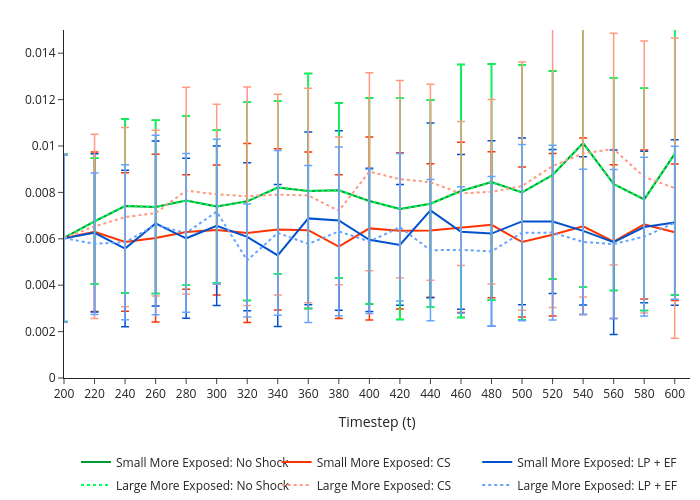

Notebook code cell kept with this figure:
### Code cell
fig1 = build_macro_snapshot_metric_figure(
    scenarios=SCENARIOS,
    metric="baddebt_b_over_GDP",
    metric_label='',
    snap_ts=np.arange(200, 620, 20),
    title='baddebt_b_over_GDP',
    line_type='lines',
    ncol_legend=3,
    ymin=0,
    ymax=0.015,
    CI_type='error_bar',
    pdf_pages=PDF_PAGES,
    pdf_path=OUTPUT / "baddebt_line.pdf",
)
fig1

### Figure 1 — Plotly figure (JSON) as saved in the notebook; plotly's stock layout.template omitted (floating-point values rounded to 4 significant figures)
{"data": [{"error_y": {"array": [0.0036, 0.002715, 0.003751, 0.003733, 0.003654, 0.003288, 0.004273, 0.003719, 0.005066, 0.00377, 0.00444, 0.004773, 0.004461, 0.005449, 0.005093, 0.005499, 0.004482, 0.006217, 0.004584, 0.004794, 0.006082], "color": "#009933", "thickness": 1.5, "type": "data", "visible": true, "width": 4}, "legendgroup": "Small More Exposed: No Shock", "line": {"color": "#009933", "dash": "solid", "width": 2}, "marker": {"color": "#009933", "line": {"color": "#009933", "width": 1}, "size": 8, "symbol": "circle"}, "mode": "lines", "name": "Small More Exposed: No Shock", "showlegend": true, "type": "scatter", "x": [200, 220, 240, 260, 280, 300, 320, 340, 360, 380, 400, 420, 440, 460, 480, 500, 520, 540, 560, 580, 600], "y": [0.006036, 0.006752, 0.007412, 0.007372, 0.007648, 0.007392, 0.007614, 0.008212, 0.008062, 0.008088, 0.007632, 0.00729, 0.00751, 0.00806, 0.008444, 0.007998, 0.00875, 0.01013, 0.00836, 0.0077, 0.00966]}, {"error_y": {"array": [0.003602, 0.003441, 0.002982, 0.003616, 0.002468, 0.002804, 0.003859, 0.003475, 0.003372, 0.003095, 0.003944, 0.003369, 0.002878, 0.003667, 0.003149, 0.003235, 0.003504, 0.003807, 0.003311, 0.00321, 0.002937], "color": "#ff3300", "thickness": 1.5, "type": "data", "visible": true, "width": 4}, "legendgroup": "Small More Exposed: CS", "line": {"color": "#ff3300", "dash": "solid", "width": 2}, "marker": {"color": "#ff3300", "line": {"color": "#ff3300", "width": 1}, "size": 8, "symbol": "circle"}, "mode": "lines", "name": "Small More Exposed: CS", "showlegend": true, "type": "scatter", "x": [200, 220, 240, 260, 280, 300, 320, 340, 360, 380, 400, 420, 440, 460, 480, 500, 520, 540, 560, 580, 600], "y": [0.006027, 0.006306, 0.005861, 0.006033, 0.006296, 0.00638, 0.006254, 0.006405, 0.006371, 0.005661, 0.006449, 0.006345, 0.006361, 0.006493, 0.006605, 0.005859, 0.006173, 0.006541, 0.005876, 0.006619, 0.006283]}, {"error_y": {"array": [0.003602, 0.003414, 0.003375, 0.003556, 0.003449, 0.003439, 0.003191, 0.003059, 0.003723, 0.003868, 0.003085, 0.002606, 0.003769, 0.003333, 0.003996, 0.003595, 0.003103, 0.003195, 0.003972, 0.003265, 0.003568], "color": "#0052cc", "thickness": 1.5, "type": "data", "visible": true, "width": 4}, "legendgroup": "Small More Exposed: LP + EF", "line": {"color": "#0052cc", "dash": "solid", "width": 2}, "marker": {"color": "#0052cc", "line": {"color": "#0052cc", "width": 1}, "size": 8, "symbol": "circle"}, "mode": "lines", "name": "Small More Exposed: LP + EF", "showlegend": true, "type": "scatter", "x": [200, 220, 240, 260, 280, 300, 320, 340, 360, 380, 400, 420, 440, 460, 480, 500, 520, 540, 560, 580, 600], "y": [0.006027, 0.006257, 0.005581, 0.006662, 0.006022, 0.006561, 0.006087, 0.005283, 0.00688, 0.006792, 0.005955, 0.005736, 0.007225, 0.0063, 0.006226, 0.006749, 0.006748, 0.006344, 0.005853, 0.006505, 0.006704]}, {"error_y": {"array": [0.0036, 0.002715, 0.003751, 0.003733, 0.003654, 0.003288, 0.004273, 0.003719, 0.005066, 0.00377, 0.00444, 0.004773, 0.004461, 0.005449, 0.005093, 0.005499, 0.004482, 0.006217, 0.004584, 0.004794, 0.006082], "color": "#00ff55", "thickness": 1.5, "type": "data", "visible": true, "width": 4}, "legendgroup": "Large More Exposed: No Shock", "line": {"color": "#00ff55", "dash": "dot", "width": 2}, "marker": {"color": "#00ff55", "line": {"color": "#00ff55", "width": 1}, "size": 8, "symbol": "circle"}, "mode": "lines", "name": "Large More Exposed: No Shock", "showlegend": true, "type": "scatter", "x": [200, 220, 240, 260, 280, 300, 320, 340, 360, 380, 400, 420, 440, 460, 480, 500, 520, 540, 560, 580, 600], "y": [0.006036, 0.006752, 0.007412, 0.007372, 0.007648, 0.007392, 0.007614, 0.008212, 0.008062, 0.008088, 0.007632, 0.00729, 0.00751, 0.00806, 0.008444, 0.007998, 0.00875, 0.01013, 0.00836, 0.0077, 0.00966]}, {"error_y": {"array": [0.003602, 0.00397, 0.003863, 0.003571, 0.004454, 0.003877, 0.004708, 0.004325, 0.00462, 0.003185, 0.004264, 0.004253, 0.004225, 0.003101, 0.003977, 0.00535, 0.006103, 0.006186, 0.004999, 0.005863, 0.00647], "color": "#ff9980", "thickness": 1.5, "type": "data", "visible": true, "width": 4}, "legendgroup": "Large More Exposed: CS", "line": {"color": "#ff9980", "dash": "dot", "width": 2}, "marker": {"color": "#ff9980", "line": {"color": "#ff9980", "width": 1}, "size": 8, "symbol": "circle"}, "mode": "lines", "name": "Large More Exposed: CS", "showlegend": true, "type": "scatter", "x": [200, 220, 240, 260, 280, 300, 320, 340, 360, 380, 400, 420, 440, 460, 480, 500, 520, 540, 560, 580, 600], "y": [0.006027, 0.006534, 0.006935, 0.007108, 0.008074, 0.007919, 0.007834, 0.007901, 0.007869, 0.007206, 0.008891, 0.008573, 0.008439, 0.007954, 0.008026, 0.008273, 0.009137, 0.009682, 0.009866, 0.008663, 0.008185]}, {"error_y": {"array": [0.003602, 0.003052, 0.003338, 0.003868, 0.003423, 0.003123, 0.002435, 0.003555, 0.003381, 0.003634, 0.003109, 0.003181, 0.003045, 0.002726, 0.003228, 0.003796, 0.003764, 0.003127, 0.003212, 0.003418, 0.003298], "color": "#66a3ff", "thickness": 1.5, "type": "data", "visible": true, "width": 4}, "legendgroup": "Large More Exposed: LP + EF", "line": {"color": "#66a3ff", "dash": "dot", "width": 2}, "marker": {"color": "#66a3ff", "line": {"color": "#66a3ff", "width": 1}, "size": 8, "symbol": "circle"}, "mode": "lines", "name": "Large More Exposed: LP + EF", "showlegend": true, "type": "scatter", "x": [200, 220, 240, 260, 280, 300, 320, 340, 360, 380, 400, 420, 440, 460, 480, 500, 520, 540, 560, 580, 600], "y": [0.006027, 0.005787, 0.005852, 0.006594, 0.006254, 0.007171, 0.005068, 0.006255, 0.005777, 0.006318, 0.005886, 0.006499, 0.005507, 0.005521, 0.00546, 0.006265, 0.006266, 0.005867, 0.005772, 0.006094, 0.006694]}], "layout": {"height": 500, "legend": {"entrywidth": 0.3125, "entrywidthmode": "fraction", "orientation": "h", "tracegroupgap": 4, "x": 0.5, "xanchor": "center", "y": -0.2, "yanchor": "top"}, "margin": {"b": 10, "l": 0, "r": 10, "t": 30}, "paper_bgcolor": "rgba(0,0,0,0)", "plot_bgcolor": "rgba(0,0,0,0)", "width": 700, "xaxis": {"range": [200, 610], "tickvals": [200, 220, 240, 260, 280, 300, 320, 340, 360, 380, 400, 420, 440, 460, 480, 500, 520, 540, 560, 580, 600], "title": {"text": "Timestep (t)"}}, "yaxis": {"range": [0, 0.015], "title": {"text": ""}}}}
